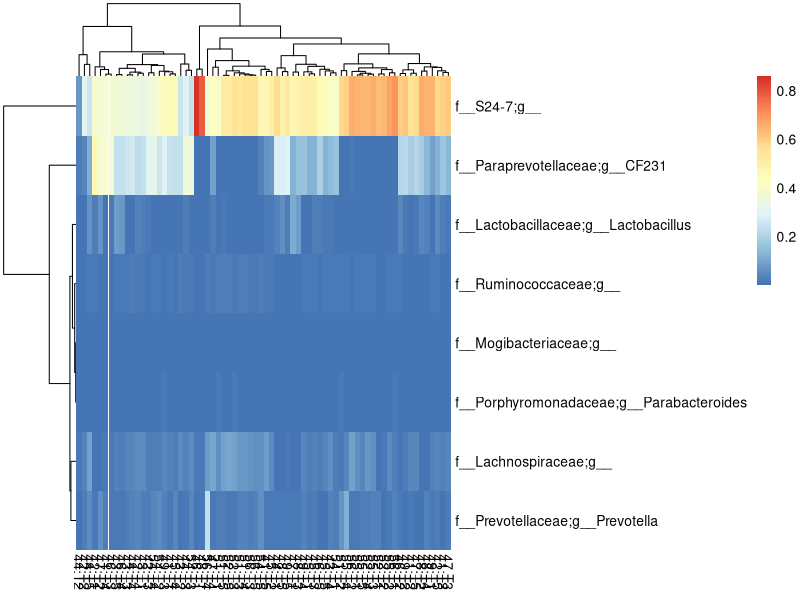
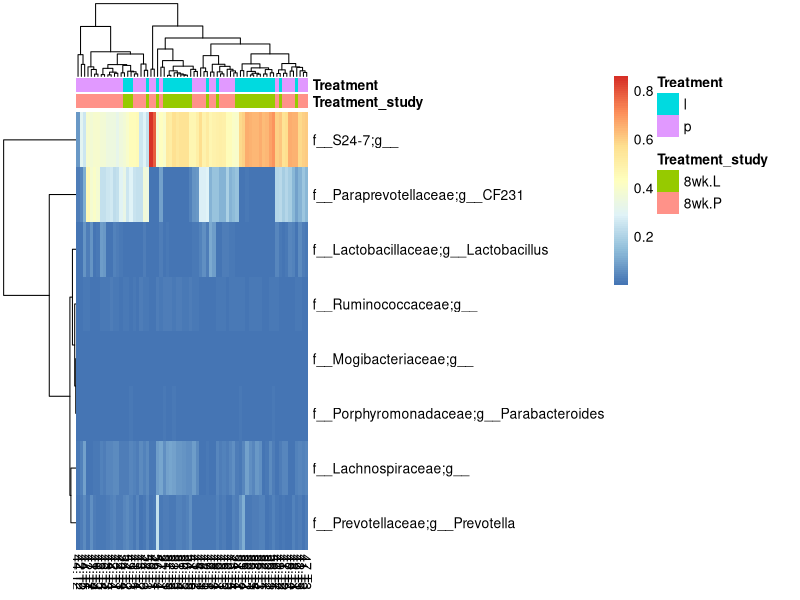
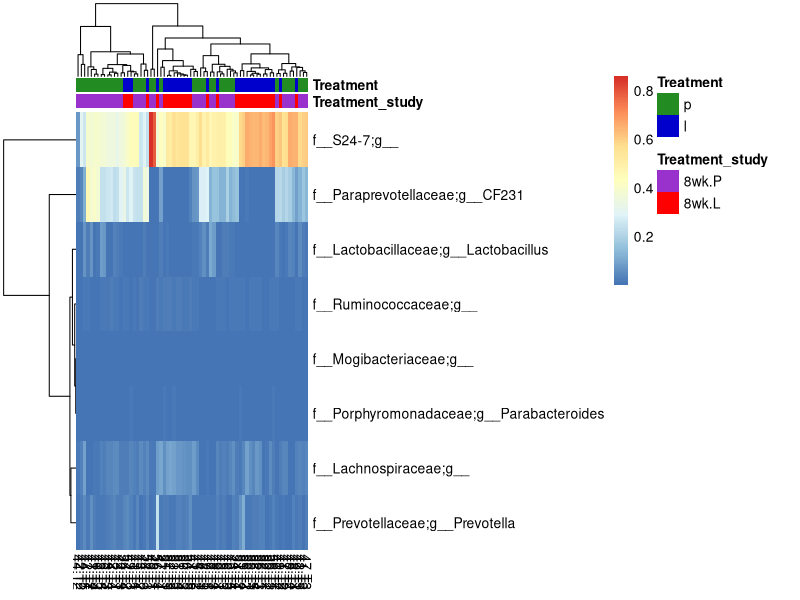
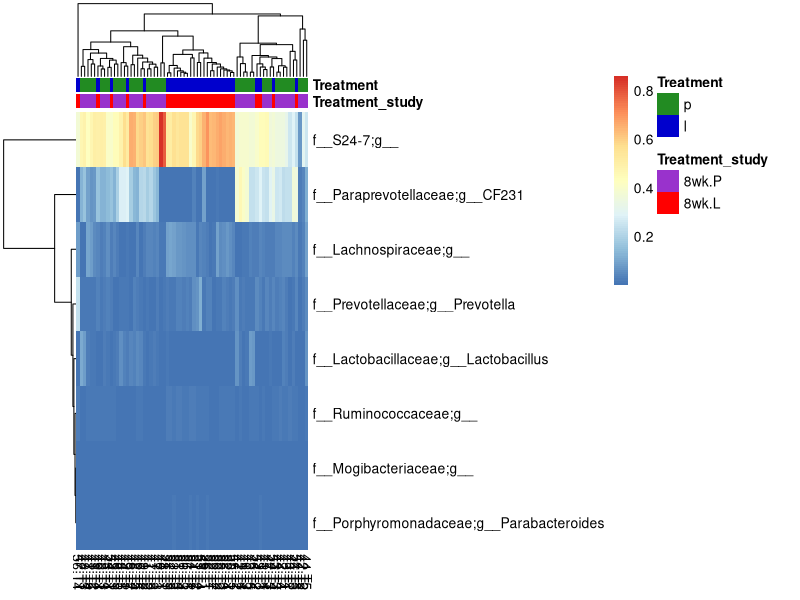
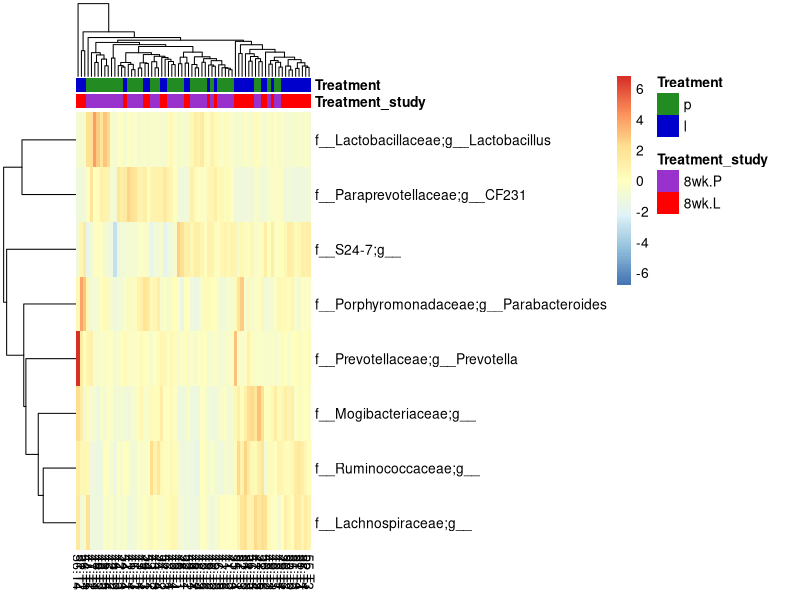
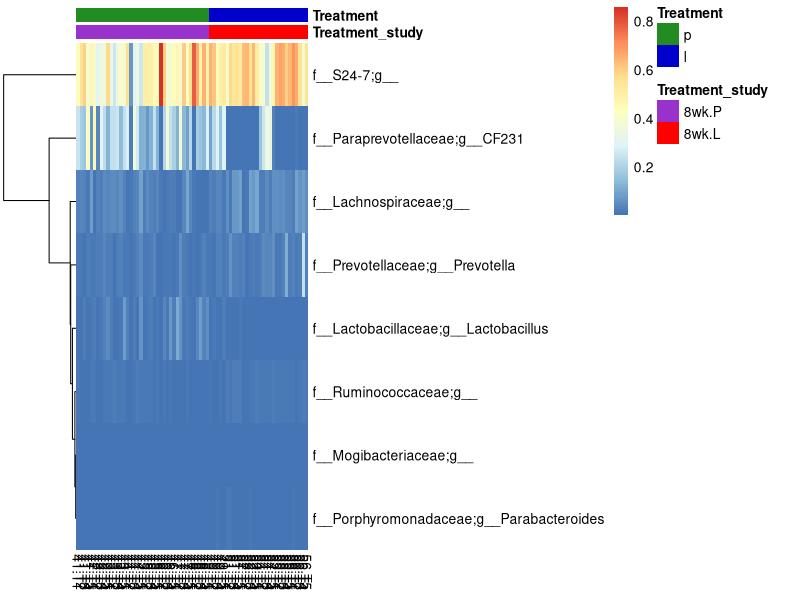
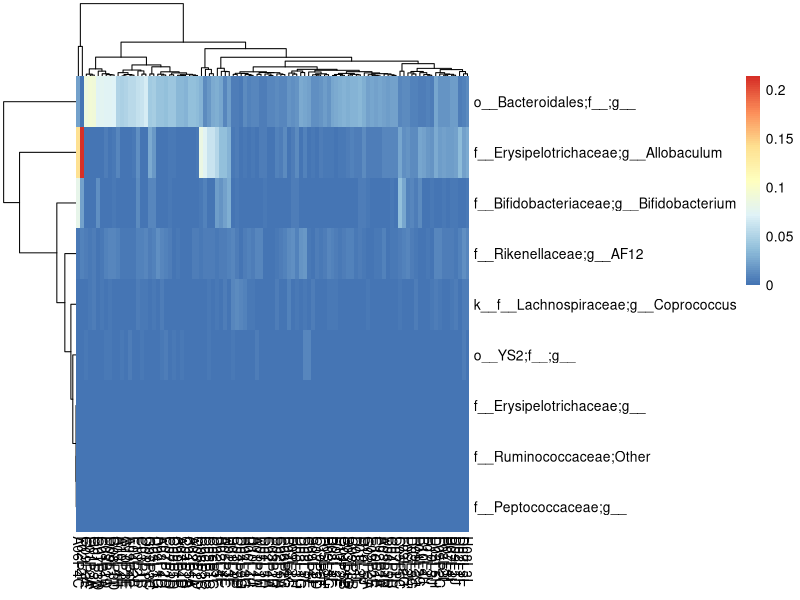
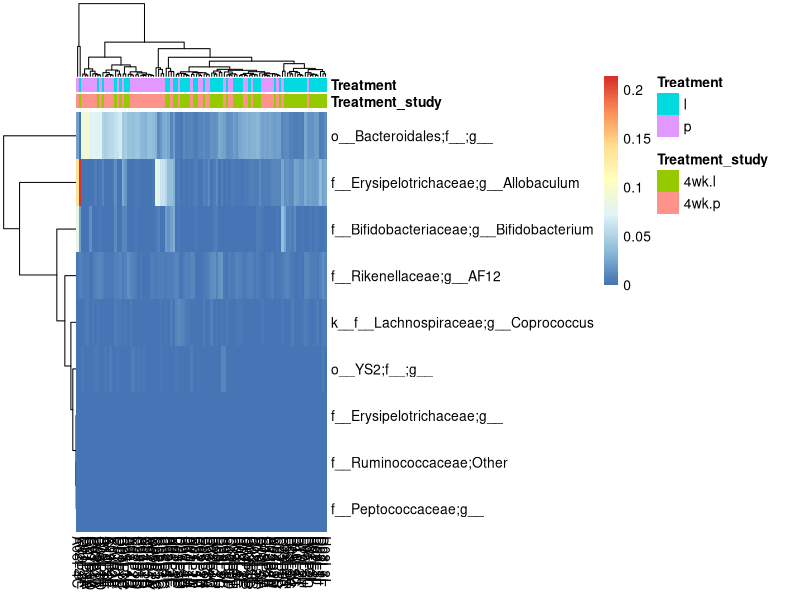

Generate these figures, in order, with R:
#Dataset used for Torres et al. 2017 Developmental stage influences metabolic and gut microbiome profile in PCOS mouse model. After doing group_significance.py in qiime the bacterial genera that had a p>0.05 (after FDR correcting) in the adult model and seperately in the pubertal model were copied from /4week_8week_merged/taxa_plots/merged_sorted_L6.txt and pasted into a new file called baccounts.csv and then this was used to create a heatmap for both develpomental stages.
#install.packages("pheatmap")
library(pheatmap)
library(dplyr)
getwd()
setwd("/Users/Pedro_Torres/Desktop/PCOS_Analysis/PCOS.16S.PhD/4weekand8week/heatmap/heatmap8weekonly/")

#Looking at week 8 (adult) mouse model only------------------------
Bac.counts <- read.csv(file = "baccounts8week.csv", header = TRUE, row.names=1,check.names=FALSE)
Bac.factors <- read.csv(file = "bacfactor8weeks.csv", header = TRUE, row.names=1,check.names=FALSE)

#heatmap
pheatmap(Bac.counts)


#colour sample groups
Bac.factorsDS <- select(Bac.factors, Treatment_study, Treatment)
pheatmap(Bac.counts, annotation_col = Bac.factorsDS)

# Reorder Density levels to Sparse, Dense, Other
Bac.factorsDS$Treatment_study = factor(Bac.factorsDS$Treatment_study, levels = c("8wk.P", "8wk.L"))
DensityCol <- c("darkorchid", "red")
names(DensityCol) <- levels(Bac.factorsDS$Treatment_study)

# Reorder TREATMENT to placebo and letrozole
Bac.factorsDS$Treatment <- factor(Bac.factorsDS$Treatment, levels = c("p", "l"))

SpeciesCol <- c("forestgreen", "blue3")
names(SpeciesCol) <- levels(Bac.factorsDS$Treatment)

# Add to a list, where names match those in factors dataframe
AnnColour = list(Treatment_study = DensityCol,Treatment = SpeciesCol)

# Check the output
AnnColour
#redraw heatmap
pheatmap(Bac.counts, annotation_col = Bac.factorsDS, annotation_colors = AnnColour)

pheatmap(Bac.counts, clustering_distance_rows = "manhattan",
         clustering_distance_cols = "manhattan", clustering_method = 'average',
         annotation_colors = AnnColour, annotation_col = Bac.factorsDS)

#scaling variables-We can now see how many standard deviations the Log10 abundance of a single OTU is away from the mean for that OTU in a sample compared only with other samples for that OTU
pheatmap(Bac.counts, scale = "row", clustering_distance_rows = "manhattan",
         clustering_method = 'average',
         annotation_colors = AnnColour, annotation_col = Bac.factorsDS)
#sort by groups
SampleOrder = order(Bac.factorsDS$Treatment, Bac.factorsDS$Treatment_study)

pheatmap(Bac.counts[ , SampleOrder], cluster_cols = FALSE,
         clustering_method = 'average', annotation_colors = AnnColour, annotation_col = Bac.factorsDS)

#looking at 4 week (pubertal) mouse model only-----------------

setwd("/Users/Pedro_Torres/Desktop/PCOS_Analysis/PCOS.16S.PhD/4weekand8week/heatmap/heatmap4weekonly/")

Bac.counts <- read.csv(file = "bacterialcounts.csv", header = TRUE, row.names=1,check.names=FALSE)
Bac.factors <- read.csv(file = "bacterialfactors.csv", header = TRUE, row.names=1,check.names=FALSE)

#heatmap
pheatmap(Bac.counts)


#colour sample groups
Bac.factorsDS <- select(Bac.factors, Treatment_study, Treatment)
pheatmap(Bac.counts, annotation_col = Bac.factorsDS)


# Reorder Density levels to Sparse, Dense, Other
Bac.factorsDS$Treatment_study = factor(Bac.factorsDS$Treatment_study, levels = c( "4wk.l","4wk.p"))
DensityCol <- c("darkorchid", "red")
names(DensityCol) <- levels(Bac.factorsDS$Treatment_study)

# Reorder TREATMENT to placebo and letrozole
Bac.factorsDS$Treatment <- factor(Bac.factorsDS$Treatment, levels = c("p", "l"))

SpeciesCol <- c("forestgreen", "blue3")
names(SpeciesCol) <- levels(Bac.factorsDS$Treatment)

# Add to a list, where names match those in factors dataframe
AnnColour = list(Treatment_study = DensityCol,Treatment = SpeciesCol)

# Check the output
AnnColour
#redraw heatmap
pheatmap(Bac.counts, annotation_col = Bac.factorsDS, annotation_colors = AnnColour)

pheatmap(Bac.counts, clustering_distance_rows = "manhattan",
         clustering_distance_cols = "manhattan", clustering_method = 'average',
         annotation_colors = AnnColour, annotation_col = Bac.factorsDS)

#scaling variables-We can now see how many standard deviations the Log10 abundance of a single OTU is away from the mean for that OTU in a sample compared only with other samples for that OTU
pheatmap(Bac.counts, scale = "row", clustering_distance_rows = "manhattan",
         clustering_method = 'average',
         annotation_colors = AnnColour, annotation_col = Bac.factorsDS)
#sort by groups
SampleOrder = order(Bac.factorsDS$Treatment, Bac.factorsDS$Treatment_study)

pheatmap(Bac.counts[ , SampleOrder], cluster_cols = FALSE,
         clustering_method = 'average', annotation_colors = AnnColour, annotation_col = Bac.factorsDS)

